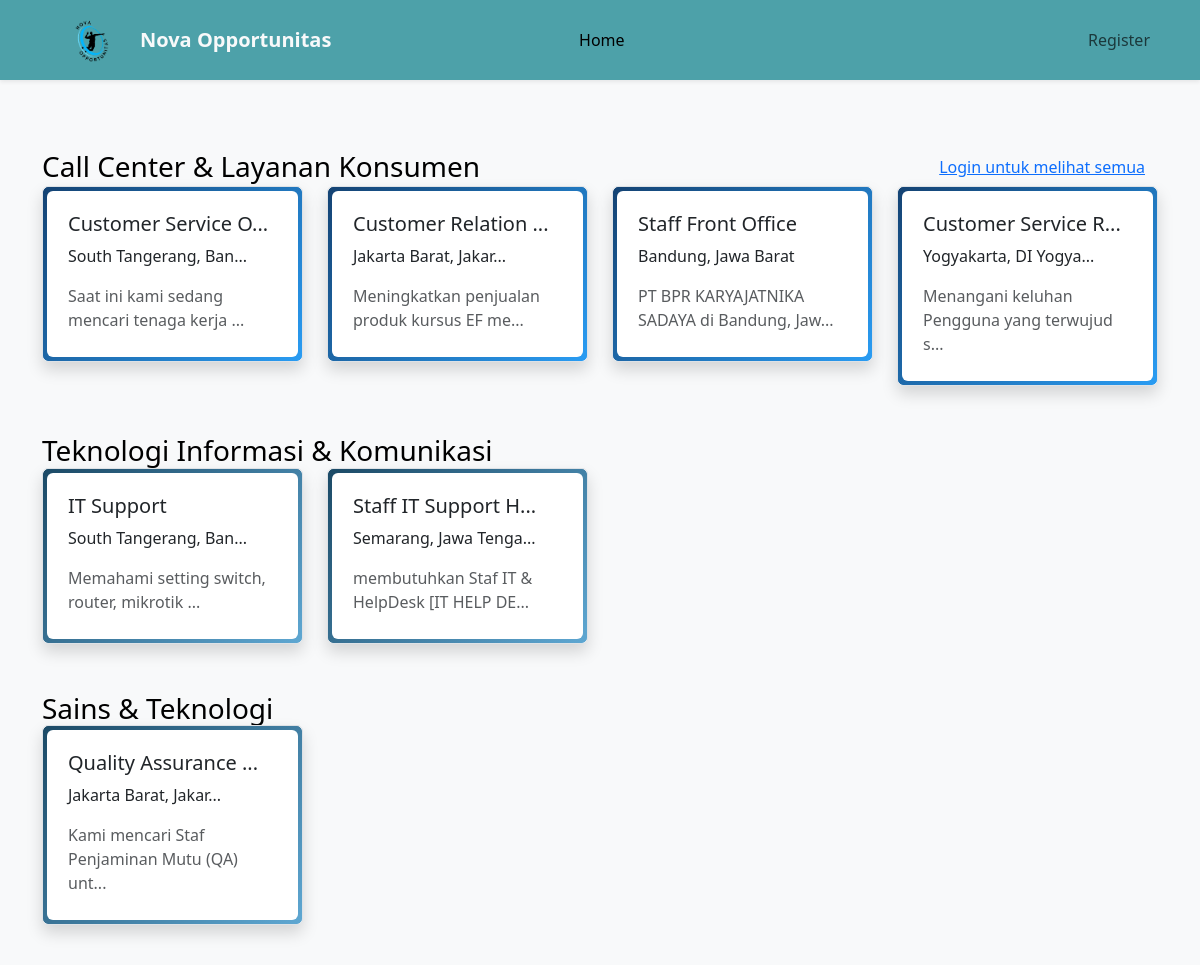
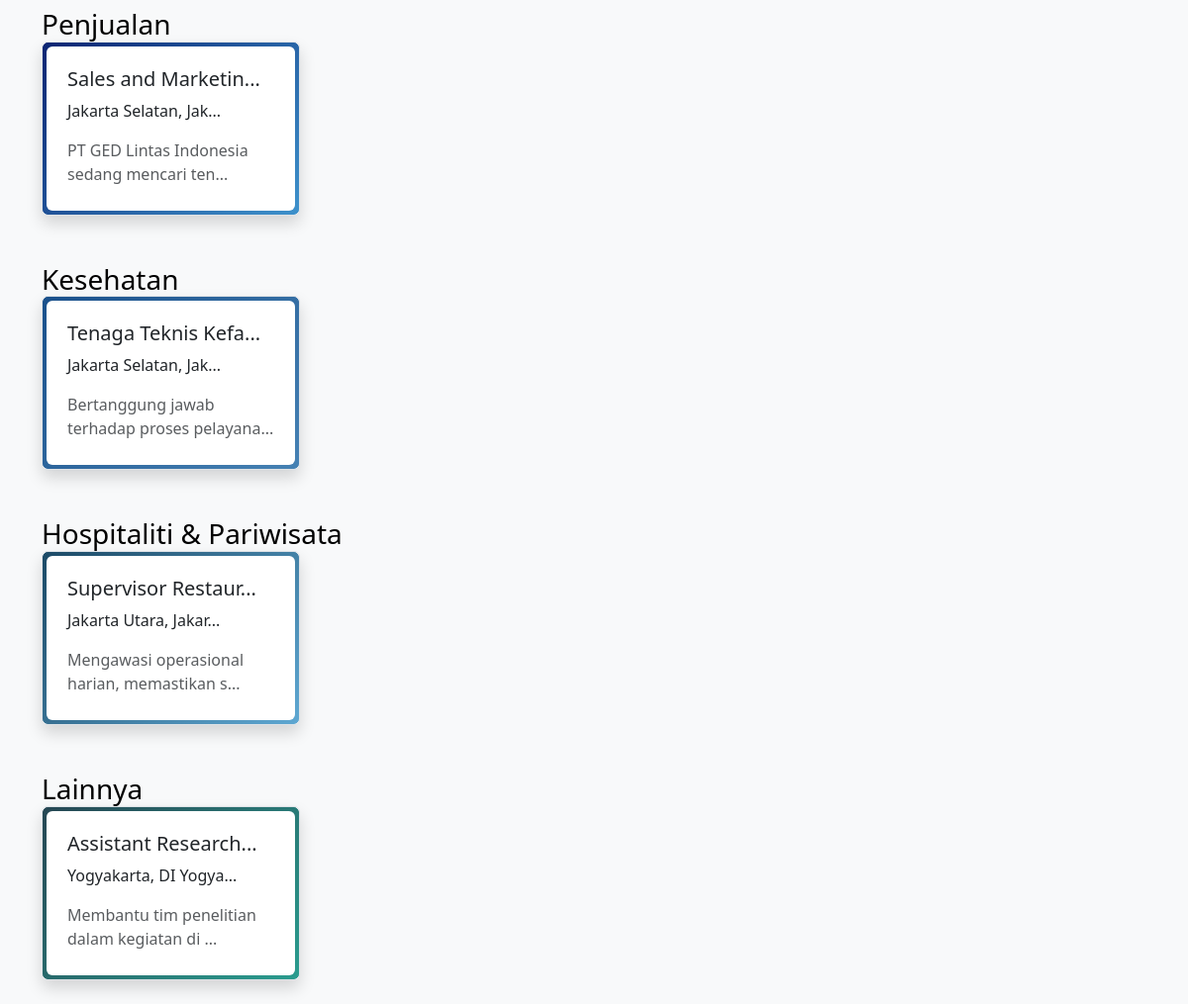
The page /home on the database its author committed (2 pictures, top to bottom).
### tables this page shows
CREATE TABLE lowongan (
            id INTEGER PRIMARY KEY AUTOINCREMENT,
            title TEXT NOT NULL,
            description TEXT NOT NULL,
            gaji TEXT,  -- Ganti salary dengan gaji
            company_address TEXT,
            logo TEXT, 
            status TEXT DEFAULT 'pending'
        , syarat TEXT, name TEXT NOT NULL DEFAULT '', kategori TEXT);

### loker.py (the view)
@app.route('/home')
def home_page():
    conn = get_db()
    jobs = conn.execute("SELECT * FROM lowongan WHERE status = 'approved'").fetchall()
    categorized_jobs = {}  # Dictionary untuk menyimpan lowongan berdasarkan kategori
    user_id = session.get('user_id')
    for job in jobs:
        job_id = job["id"]
        like_count = conn.execute("SELECT COUNT(*) FROM likes WHERE job_id = ?", (job_id,)).fetchone()[0]
        user_liked = False
        if user_id:
            user_liked = conn.execute("SELECT 1 FROM likes WHERE user_id = ? AND job_id = ?",
                                      (user_id, job_id)).fetchone() is not None
        job_dict = dict(job)
        job_dict["like_count"] = like_count
        job_dict["user_liked"] = user_liked
        kategori = job["kategori"]
        if kategori not in categorized_jobs:
            categorized_jobs[kategori] = []
        categorized_jobs[kategori].append(job_dict)
    conn.close()
    return render_template('home.html', jobs=categorized_jobs)

### loker.py (called while the page is built)
def get_db():
    conn = sqlite3.connect(DATABASE)
    conn.row_factory = sqlite3.Row  # Agar hasil query bisa diakses seperti dictionary
    return conn

### templates/home.html (shortened to what this page needs)
{% extends 'base.html' %}
{% block content %}
<div class="container mt-5">
    {% if jobs %}
        {% for category, jobs_list in jobs.items() %}
            <div class="d-flex justify-content-between align-items-center mt-4">
                <h3 class="m-0">{{ category }}</h3>
                {% if jobs_list|length > 4 %}
                    {% if session.get('user_id') %}
                    <a href="{{ url_for('category_jobs', category=category) }}" class="btn btn-link">Lihat semua</a>
                    {% else %}
                     <a href="{{ url_for('login') }}" class="btn btn-link ">Login untuk melihat semua</a>
                    {% endif %}
                {% endif %}
            </div>
            <div class="row">
                {% for job in jobs_list[:4] %}
                    <div class="col-md-3 mb-4">
                       <div class="card shadow border rounded category-{{ category|lower|replace(' ', '-')|replace('&', 'dan') }}">
                            <div class="p card-body">
                                <h5 class="card-title">
                                     <a href="{{ url_for('job_detail', job_id=job['id']) }}" class="text-decoration-none text-dark">
                                         {{ job['title'][:18] }}{% if job['title']|length > 18 %}...{% endif %}
                                     </a>
                                </h5>
                                    <p class="card-text">{{ job['company_address'][:20] }}{% if job['company_address']|length > 20 %}...{% endif %}</p>
                                    <p class="card-text text-muted mb-1">
                                        {{ job['description'][:42] }}{% if job['description']|length > 42 %}...{% endif %}
                                    </p>
                                </div>
                        </div>
                    </div>
                {% endfor %}
            </div>
        {% endfor %}
    {% else %}
        <p class="text-muted">Belum ada lowongan kerja yang disetujui.</p>
    {% endif %}
</div>
{% endblock %}

### templates/base.html (shortened to what this page needs)
<!DOCTYPE html>
<html lang="en">
<head>
    <link href="https://cdn.jsdelivr.net/npm/bootstrap@5.3.3/dist/css/bootstrap.min.css" rel="stylesheet">
    <link rel="stylesheet" href="{{ url_for('static', filename='css/style.css') }}">
    <link rel="stylesheet" href="https://cdn.jsdelivr.net/npm/bootstrap-icons/font/bootstrap-icons.css">
</head>
<body>
    <nav class="navbar navbar-expand-lg fixed-top shadow-sm">
        <div class="container">
            <a class="navbar-brand text-light fw-bold d-flex align-items-center" href="{{ url_for('index') }}">
                <img src="{{ url_for('static', filename='img.png') }}" alt="Jobmu Logo" height="40" class="me-2">
                Nova Opportunitas
            </a>
            <div class="collapse navbar-collapse" id="navbarNav">
                <ul class="navbar-nav mx-auto text-center">
                    <li class="nav-item"><a class="nav-link active" href="{{ url_for('home_page') }}">Home</a></li>
                </ul>
                <ul class="navbar-nav ms-auto text-center">
                    {% if session.get('role') %}
                        <li class="nav-item"><a class="nav-link" href="{{ url_for('logout') }}">Logout</a></li>
                    {% else %}
                        <li class="nav-item"><a class="nav-link" href="{{ url_for('register') }}">Register</a></li>
                    {% endif %}
                </ul>
            </div>
        </div>
    </nav>
    <div class="content">
        {% block content %}{% endblock %}
    </div>
</body>
</html>

### static/css/style.css (style rules this page uses)
body { background-color: #f8f9fa; color: black; }
.navbar { background-color: #4DA1A9; height: 80px; padding: 0.5rem; }
.content { padding-top: 100px; }
.navbar { background-color: #4DA1A9; height: 80px; padding: 0.5rem; display: flex; align-items: center; }
.navbar-brand { margin-left: 10px; display: flex; align-items: center; }
.navbar-brand img { width: 80px; height: auto; max-height: 60px; object-fit: contain; }
.card { position: relative; border-radius: 12px; background: white; box-shadow: 0px 6px 12px rgba(0, 0, 0, 0.12); padding: 10px; overflow: hidden; }
.card::before { content: ""; position: absolute; inset: -2px; border-radius: 12px; padding: 6px; background: linear-gradient(135deg, #1B4965, #5FA8D3); -webkit-mask: linear-gradient(#fff 0 0) content-box, linear-gradient(#fff 0 0); -webkit-mask-composite: destination-out; mask-composite: exclude; z-index: 0; }
.category-penjualan::before { background: linear-gradient(135deg, #0A2472, #3E92CC) !important; }
.category-call-center-dan-layanan-konsumen::before { background: linear-gradient(135deg, #144272, #2A9DF4) !important; }
.category-kesehatan::before { background: linear-gradient(135deg, #1A508B, #4682B4) !important; }
.category-lainnya::before { background: linear-gradient(135deg, #264653, #2A9D8F) !important; }
.p.card-body { position: relative; background: white; border-radius: 10px; padding: 15px; z-index: 1; }

### rows shown on the page
lowongan: kategori "Call Center & Layanan Konsumen", title "Customer Service O", company_address "South Tangerang, Ban", description "Saat ini kami sedang mencari tenaga kerja"
lowongan: title "Customer Relation", company_address "Jakarta Barat, Jakar", description "Meningkatkan penjualan produk kursus EF me"
lowongan: title "Staff Front Office", company_address "Bandung, Jawa Barat", description "PT BPR KARYAJATNIKA SADAYA di Bandung, Jaw"
lowongan: title "Customer Service R", company_address "Yogyakarta, DI Yogya", description "Menangani keluhan Pengguna yang terwujud s"
lowongan: kategori "Teknologi Informasi & Komunikasi", title "IT Support", company_address "South Tangerang, Ban", description "Memahami setting switch, router, mikrotik"
lowongan: title "Staff IT Support H", company_address "Semarang, Jawa Tenga", description "membutuhkan Staf IT & HelpDesk [IT HELP DE"
lowongan: kategori "Sains & Teknologi", title "Quality Assurance", company_address "Jakarta Barat, Jakar", description "Kami mencari Staf Penjaminan Mutu (QA) unt"
lowongan: kategori "Penjualan", title "Sales and Marketin", company_address "Jakarta Selatan, Jak", description "PT GED Lintas Indonesia sedang mencari ten"
lowongan: kategori "Kesehatan", title "Tenaga Teknis Kefa", company_address "Jakarta Selatan, Jak", description "Bertanggung jawab terhadap proses pelayana"
lowongan: kategori "Hospitaliti & Pariwisata", title "Supervisor Restaur", company_address "Jakarta Utara, Jakar", description "Mengawasi operasional harian, memastikan s"
lowongan: kategori "Lainnya", title "Assistant Research", company_address "Yogyakarta, DI Yogya", description "Membantu tim penelitian dalam kegiatan di"
